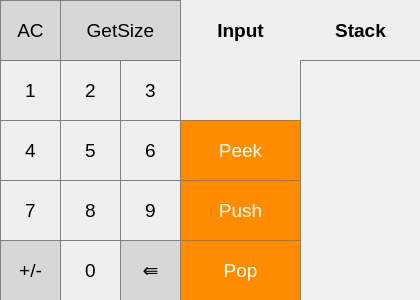
<?xml version="1.0" encoding="UTF-8"?>
<ui version="4.0">
 <class>StackWindow</class>
 <widget class="QDialog" name="StackWindow">
  <property name="geometry">
   <rect>
    <x>0</x>
    <y>0</y>
    <width>420</width>
    <height>300</height>
   </rect>
  </property>
  <property name="minimumSize">
   <size>
    <width>420</width>
    <height>300</height>
   </size>
  </property>
  <property name="maximumSize">
   <size>
    <width>420</width>
    <height>800</height>
   </size>
  </property>
  <property name="windowTitle">
   <string>lab2</string>
  </property>
  <widget class="QWidget" name="centralwidget" native="true">
   <property name="geometry">
    <rect>
     <x>0</x>
     <y>0</y>
     <width>421</width>
     <height>301</height>
    </rect>
   </property>
   <widget class="QPushButton" name="Button_1">
    <property name="geometry">
     <rect>
      <x>0</x>
      <y>60</y>
      <width>61</width>
      <height>61</height>
     </rect>
    </property>
    <property name="font">
     <font>
      <pointsize>14</pointsize>
     </font>
    </property>
    <property name="styleSheet">
     <string notr="true">QPushButton {
   border: 1px solid gray;
}
QPushButton:pressed {
    background-color: qlineargradient(x1: 0, y1: 0, x2: 0, y2: 1,
                                      stop: 0 #dadbde, stop: 1 #f6f7fa);
}</string>
    </property>
    <property name="text">
     <string>1</string>
    </property>
   </widget>
   <widget class="QPushButton" name="Button_2">
    <property name="geometry">
     <rect>
      <x>60</x>
      <y>60</y>
      <width>61</width>
      <height>61</height>
     </rect>
    </property>
    <property name="font">
     <font>
      <pointsize>14</pointsize>
     </font>
    </property>
    <property name="styleSheet">
     <string notr="true">QPushButton {
   border: 1px solid gray;
}
QPushButton:pressed {
    background-color: qlineargradient(x1: 0, y1: 0, x2: 0, y2: 1,
                                      stop: 0 #dadbde, stop: 1 #f6f7fa);
}</string>
    </property>
    <property name="text">
     <string>2</string>
    </property>
   </widget>
   <widget class="QPushButton" name="Button_6">
    <property name="geometry">
     <rect>
      <x>120</x>
      <y>120</y>
      <width>61</width>
      <height>61</height>
     </rect>
    </property>
    <property name="font">
     <font>
      <pointsize>14</pointsize>
     </font>
    </property>
    <property name="styleSheet">
     <string notr="true">QPushButton {
   border: 1px solid gray;
}
QPushButton:pressed {
    background-color: qlineargradient(x1: 0, y1: 0, x2: 0, y2: 1,
                                      stop: 0 #dadbde, stop: 1 #f6f7fa);
}</string>
    </property>
    <property name="text">
     <string>6</string>
    </property>
   </widget>
   <widget class="QPushButton" name="Button_4">
    <property name="geometry">
     <rect>
      <x>0</x>
      <y>120</y>
      <width>61</width>
      <height>61</height>
     </rect>
    </property>
    <property name="font">
     <font>
      <pointsize>14</pointsize>
     </font>
    </property>
    <property name="styleSheet">
     <string notr="true">QPushButton {
   border: 1px solid gray;
}
QPushButton:pressed {
    background-color: qlineargradient(x1: 0, y1: 0, x2: 0, y2: 1,
                                      stop: 0 #dadbde, stop: 1 #f6f7fa);
}</string>
    </property>
    <property name="text">
     <string>4</string>
    </property>
   </widget>
   <widget class="QPushButton" name="Button_5">
    <property name="geometry">
     <rect>
      <x>60</x>
      <y>120</y>
      <width>61</width>
      <height>61</height>
     </rect>
    </property>
    <property name="font">
     <font>
      <pointsize>14</pointsize>
     </font>
    </property>
    <property name="styleSheet">
     <string notr="true">QPushButton {
   border: 1px solid gray;
}
QPushButton:pressed {
    background-color: qlineargradient(x1: 0, y1: 0, x2: 0, y2: 1,
                                      stop: 0 #dadbde, stop: 1 #f6f7fa);
}</string>
    </property>
    <property name="text">
     <string>5</string>
    </property>
   </widget>
   <widget class="QPushButton" name="Button_7">
    <property name="geometry">
     <rect>
      <x>0</x>
      <y>180</y>
      <width>61</width>
      <height>61</height>
     </rect>
    </property>
    <property name="font">
     <font>
      <pointsize>14</pointsize>
     </font>
    </property>
    <property name="styleSheet">
     <string notr="true">QPushButton {
   border: 1px solid gray;
}
QPushButton:pressed {
    background-color: qlineargradient(x1: 0, y1: 0, x2: 0, y2: 1,
                                      stop: 0 #dadbde, stop: 1 #f6f7fa);
}</string>
    </property>
    <property name="text">
     <string>7</string>
    </property>
   </widget>
   <widget class="QPushButton" name="Button_3">
    <property name="geometry">
     <rect>
      <x>120</x>
      <y>60</y>
      <width>61</width>
      <height>61</height>
     </rect>
    </property>
    <property name="font">
     <font>
      <pointsize>14</pointsize>
     </font>
    </property>
    <property name="styleSheet">
     <string notr="true">QPushButton {
   border: 1px solid gray;
}
QPushButton:pressed {
    background-color: qlineargradient(x1: 0, y1: 0, x2: 0, y2: 1,
                                      stop: 0 #dadbde, stop: 1 #f6f7fa);
}</string>
    </property>
    <property name="text">
     <string>3</string>
    </property>
   </widget>
   <widget class="QPushButton" name="Button_9">
    <property name="geometry">
     <rect>
      <x>120</x>
      <y>180</y>
      <width>61</width>
      <height>61</height>
     </rect>
    </property>
    <property name="font">
     <font>
      <pointsize>14</pointsize>
     </font>
    </property>
    <property name="styleSheet">
     <string notr="true">QPushButton {
   border: 1px solid gray;
}
QPushButton:pressed {
    background-color: qlineargradient(x1: 0, y1: 0, x2: 0, y2: 1,
                                      stop: 0 #dadbde, stop: 1 #f6f7fa);
}</string>
    </property>
    <property name="text">
     <string>9</string>
    </property>
   </widget>
   <widget class="QPushButton" name="Button_0">
    <property name="geometry">
     <rect>
      <x>60</x>
      <y>240</y>
      <width>61</width>
      <height>61</height>
     </rect>
    </property>
    <property name="font">
     <font>
      <pointsize>14</pointsize>
     </font>
    </property>
    <property name="styleSheet">
     <string notr="true">QPushButton {
   border: 1px solid gray;
}
QPushButton:pressed {
    background-color: qlineargradient(x1: 0, y1: 0, x2: 0, y2: 1,
                                      stop: 0 #dadbde, stop: 1 #f6f7fa);
}</string>
    </property>
    <property name="text">
     <string>0</string>
    </property>
   </widget>
   <widget class="QPushButton" name="Button_8">
    <property name="geometry">
     <rect>
      <x>60</x>
      <y>180</y>
      <width>61</width>
      <height>61</height>
     </rect>
    </property>
    <property name="font">
     <font>
      <pointsize>14</pointsize>
     </font>
    </property>
    <property name="styleSheet">
     <string notr="true">QPushButton {
   border: 1px solid gray;
}
QPushButton:pressed {
    background-color: qlineargradient(x1: 0, y1: 0, x2: 0, y2: 1,
                                      stop: 0 #dadbde, stop: 1 #f6f7fa);
}</string>
    </property>
    <property name="text">
     <string>8</string>
    </property>
   </widget>
   <widget class="QPushButton" name="Button_BackSpace">
    <property name="geometry">
     <rect>
      <x>120</x>
      <y>240</y>
      <width>61</width>
      <height>61</height>
     </rect>
    </property>
    <property name="font">
     <font>
      <pointsize>14</pointsize>
     </font>
    </property>
    <property name="styleSheet">
     <string notr="true">QPushButton {
  background-color: rgb(215, 215, 215);
  border: 1px solid gray;
}
QPushButton:pressed {
    background-color: qlineargradient(x1: 0, y1: 0, x2: 0, y2: 1,
                                      stop: 0 #BEBEBE, stop: 1 #D7D7D7);
}</string>
    </property>
    <property name="text">
     <string>⇚</string>
    </property>
   </widget>
   <widget class="QPushButton" name="Button_Push">
    <property name="geometry">
     <rect>
      <x>180</x>
      <y>180</y>
      <width>121</width>
      <height>61</height>
     </rect>
    </property>
    <property name="font">
     <font>
      <pointsize>14</pointsize>
     </font>
    </property>
    <property name="styleSheet">
     <string notr="true">QPushButton {
  background-color: rgb(255, 140, 0);
  color: white; 
  border: 1px solid gray;
}

QPushButton:pressed {
    background-color: qlineargradient(x1: 0, y1: 0, x2: 0, y2: 1,
                                      stop: 0 #FF7832, stop: 1 #FF9739);
}</string>
    </property>
    <property name="text">
     <string>Push</string>
    </property>
   </widget>
   <widget class="QPushButton" name="Button_Pop">
    <property name="geometry">
     <rect>
      <x>180</x>
      <y>240</y>
      <width>121</width>
      <height>61</height>
     </rect>
    </property>
    <property name="font">
     <font>
      <pointsize>14</pointsize>
     </font>
    </property>
    <property name="styleSheet">
     <string notr="true">QPushButton {
  background-color: rgb(255, 140, 0);
  color: white; 
  border: 1px solid gray;
}

QPushButton:pressed {
    background-color: qlineargradient(x1: 0, y1: 0, x2: 0, y2: 1,
                                      stop: 0 #FF7832, stop: 1 #FF9739);
}</string>
    </property>
    <property name="text">
     <string>Pop</string>
    </property>
   </widget>
   <widget class="QPushButton" name="Button_Clear">
    <property name="geometry">
     <rect>
      <x>0</x>
      <y>0</y>
      <width>61</width>
      <height>61</height>
     </rect>
    </property>
    <property name="font">
     <font>
      <pointsize>14</pointsize>
     </font>
    </property>
    <property name="styleSheet">
     <string notr="true">QPushButton {
  background-color: rgb(215, 215, 215);
  border: 1px solid gray;
}
QPushButton:pressed {
    background-color: qlineargradient(x1: 0, y1: 0, x2: 0, y2: 1,
                                      stop: 0 #BEBEBE, stop: 1 #D7D7D7);
}</string>
    </property>
    <property name="text">
     <string>AC</string>
    </property>
   </widget>
   <widget class="QPushButton" name="Button_GetSize">
    <property name="geometry">
     <rect>
      <x>60</x>
      <y>0</y>
      <width>121</width>
      <height>61</height>
     </rect>
    </property>
    <property name="font">
     <font>
      <pointsize>14</pointsize>
     </font>
    </property>
    <property name="styleSheet">
     <string notr="true">QPushButton {
  background-color: rgb(215, 215, 215);
  color: black; 
  border: 1px solid gray;
}

QPushButton:pressed {
    background-color: qlineargradient(x1: 0, y1: 0, x2: 0, y2: 1,
                                      stop: 0 #FF7832, stop: 1 #FF9739);
}</string>
    </property>
    <property name="text">
     <string>GetSize</string>
    </property>
   </widget>
   <widget class="QLabel" name="Main_label">
    <property name="geometry">
     <rect>
      <x>180</x>
      <y>60</y>
      <width>121</width>
      <height>61</height>
     </rect>
    </property>
    <property name="font">
     <font>
      <pointsize>16</pointsize>
     </font>
    </property>
    <property name="styleSheet">
     <string notr="true">QLabel {
  border: 1px solid gray;
}
	background-color : white;

</string>
    </property>
    <property name="text">
     <string/>
    </property>
    <property name="alignment">
     <set>Qt::AlignCenter</set>
    </property>
   </widget>
   <widget class="QPushButton" name="Button_PlusMinus">
    <property name="geometry">
     <rect>
      <x>0</x>
      <y>240</y>
      <width>61</width>
      <height>61</height>
     </rect>
    </property>
    <property name="font">
     <font>
      <pointsize>14</pointsize>
     </font>
    </property>
    <property name="styleSheet">
     <string notr="true">QPushButton {
  background-color: rgb(215, 215, 215);
  border: 1px solid gray;
}
QPushButton:pressed {
    background-color: qlineargradient(x1: 0, y1: 0, x2: 0, y2: 1,
                                      stop: 0 #BEBEBE, stop: 1 #D7D7D7);
}</string>
    </property>
    <property name="text">
     <string>+/-</string>
    </property>
   </widget>
   <widget class="QTextEdit" name="ShowStack">
    <property name="geometry">
     <rect>
      <x>300</x>
      <y>60</y>
      <width>121</width>
      <height>241</height>
     </rect>
    </property>
    <property name="font">
     <font>
      <pointsize>14</pointsize>
     </font>
    </property>
    <property name="styleSheet">
     <string notr="true">QTextEdit {
  border: 1px solid gray;
  background-color: rgb(240,240,240);
}
</string>
    </property>
    <property name="readOnly">
     <bool>true</bool>
    </property>
    <property name="html">
     <string>&lt;!DOCTYPE HTML PUBLIC &quot;-//W3C//DTD HTML 4.0//EN&quot; &quot;http://www.w3.org/TR/REC-html40/strict.dtd&quot;&gt;
&lt;html&gt;&lt;head&gt;&lt;meta name=&quot;qrichtext&quot; content=&quot;1&quot; /&gt;&lt;meta charset=&quot;utf-8&quot; /&gt;&lt;style type=&quot;text/css&quot;&gt;
p, li { white-space: pre-wrap; }
hr { height: 1px; border-width: 0; }
li.unchecked::marker { content: &quot;\2610&quot;; }
li.checked::marker { content: &quot;\2612&quot;; }
&lt;/style&gt;&lt;/head&gt;&lt;body style=&quot; font-family:'Segoe UI'; font-size:14pt; font-weight:400; font-style:normal;&quot;&gt;
&lt;p align=&quot;center&quot; style=&quot;-qt-paragraph-type:empty; margin-top:0px; margin-bottom:0px; margin-left:0px; margin-right:0px; -qt-block-indent:0; text-indent:0px;&quot;&gt;&lt;br /&gt;&lt;/p&gt;&lt;/body&gt;&lt;/html&gt;</string>
    </property>
   </widget>
   <widget class="QLabel" name="label_Input">
    <property name="geometry">
     <rect>
      <x>180</x>
      <y>0</y>
      <width>121</width>
      <height>61</height>
     </rect>
    </property>
    <property name="font">
     <font>
      <pointsize>14</pointsize>
      <bold>true</bold>
     </font>
    </property>
    <property name="styleSheet">
     <string notr="true">QLabel {
  border: 1px solid gray;
}

background-color : white;</string>
    </property>
    <property name="text">
     <string>Input</string>
    </property>
    <property name="textFormat">
     <enum>Qt::AutoText</enum>
    </property>
    <property name="alignment">
     <set>Qt::AlignCenter</set>
    </property>
   </widget>
   <widget class="QLabel" name="label_stack">
    <property name="geometry">
     <rect>
      <x>300</x>
      <y>0</y>
      <width>121</width>
      <height>61</height>
     </rect>
    </property>
    <property name="font">
     <font>
      <pointsize>14</pointsize>
      <bold>true</bold>
     </font>
    </property>
    <property name="styleSheet">
     <string notr="true">QLabel {
  border: 1px solid gray;
}

background-color : white;</string>
    </property>
    <property name="text">
     <string>Stack</string>
    </property>
    <property name="textFormat">
     <enum>Qt::AutoText</enum>
    </property>
    <property name="alignment">
     <set>Qt::AlignCenter</set>
    </property>
   </widget>
   <widget class="QPushButton" name="Button_Peek">
    <property name="geometry">
     <rect>
      <x>180</x>
      <y>120</y>
      <width>121</width>
      <height>61</height>
     </rect>
    </property>
    <property name="font">
     <font>
      <pointsize>14</pointsize>
     </font>
    </property>
    <property name="styleSheet">
     <string notr="true">QPushButton {
  background-color: rgb(255, 140, 0);
  color: white; 
  border: 1px solid gray;
}

QPushButton:pressed {
    background-color: qlineargradient(x1: 0, y1: 0, x2: 0, y2: 1,
                                      stop: 0 #FF7832, stop: 1 #FF9739);
}</string>
    </property>
    <property name="text">
     <string>Peek</string>
    </property>
   </widget>
  </widget>
 </widget>
 <resources/>
 <connections/>
</ui>
